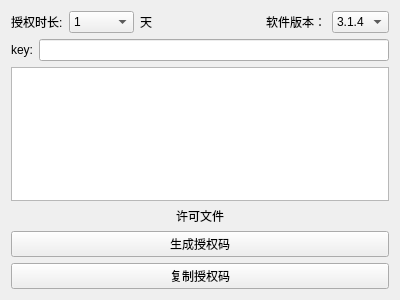
<?xml version="1.0" encoding="UTF-8"?>
<ui version="4.0">
 <class>UseAuthCode</class>
 <widget class="QWidget" name="UseAuthCode">
  <property name="geometry">
   <rect>
    <x>0</x>
    <y>0</y>
    <width>400</width>
    <height>300</height>
   </rect>
  </property>
  <property name="windowTitle">
   <string>授权码生成</string>
  </property>
  <property name="windowIcon">
   <iconset resource="icon.qrc">
    <normaloff>:/icon/author.png</normaloff>:/icon/author.png</iconset>
  </property>
  <layout class="QVBoxLayout" name="verticalLayout_3">
   <item>
    <layout class="QHBoxLayout" name="horizontalLayout_3">
     <item>
      <widget class="QLabel" name="label">
       <property name="text">
        <string>授权时长:</string>
       </property>
      </widget>
     </item>
     <item>
      <widget class="QComboBox" name="comboBox">
       <item>
        <property name="text">
         <string>1</string>
        </property>
       </item>
       <item>
        <property name="text">
         <string>3</string>
        </property>
       </item>
       <item>
        <property name="text">
         <string>7</string>
        </property>
       </item>
       <item>
        <property name="text">
         <string>30</string>
        </property>
       </item>
       <item>
        <property name="text">
         <string>90</string>
        </property>
       </item>
       <item>
        <property name="text">
         <string>180</string>
        </property>
       </item>
       <item>
        <property name="text">
         <string>365</string>
        </property>
       </item>
       <item>
        <property name="text">
         <string>3650</string>
        </property>
       </item>
       <item>
        <property name="text">
         <string>36500</string>
        </property>
       </item>
      </widget>
     </item>
     <item>
      <widget class="QLabel" name="label_2">
       <property name="text">
        <string>天</string>
       </property>
      </widget>
     </item>
     <item>
      <spacer name="horizontalSpacer">
       <property name="orientation">
        <enum>Qt::Horizontal</enum>
       </property>
       <property name="sizeHint" stdset="0">
        <size>
         <width>40</width>
         <height>20</height>
        </size>
       </property>
      </spacer>
     </item>
     <item>
      <widget class="QLabel" name="label_3">
       <property name="text">
        <string>软件版本：</string>
       </property>
      </widget>
     </item>
     <item>
      <widget class="QComboBox" name="comboBox_2">
       <item>
        <property name="text">
         <string>3.1.4</string>
        </property>
       </item>
       <item>
        <property name="text">
         <string>3.1.5</string>
        </property>
       </item>
       <item>
        <property name="text">
         <string>3.1.6</string>
        </property>
       </item>
       <item>
        <property name="text">
         <string>3.1.7</string>
        </property>
       </item>
      </widget>
     </item>
    </layout>
   </item>
   <item>
    <layout class="QHBoxLayout" name="horizontalLayout">
     <item>
      <widget class="QLabel" name="label_4">
       <property name="text">
        <string>key:</string>
       </property>
      </widget>
     </item>
     <item>
      <widget class="QLineEdit" name="lineEdit"/>
     </item>
    </layout>
   </item>
   <item>
    <widget class="QPlainTextEdit" name="plainTextEdit"/>
   </item>
   <item>
    <widget class="QLabel" name="authCodeFileLabel">
     <property name="text">
      <string>许可文件</string>
     </property>
     <property name="alignment">
      <set>Qt::AlignCenter</set>
     </property>
    </widget>
   </item>
   <item>
    <widget class="QPushButton" name="pushButton">
     <property name="text">
      <string>生成授权码</string>
     </property>
    </widget>
   </item>
   <item>
    <widget class="QPushButton" name="pushButton_2">
     <property name="text">
      <string>复制授权码</string>
     </property>
    </widget>
   </item>
  </layout>
 </widget>
 <resources>
  <include location="icon.qrc"/>
 </resources>
 <connections/>
</ui>
